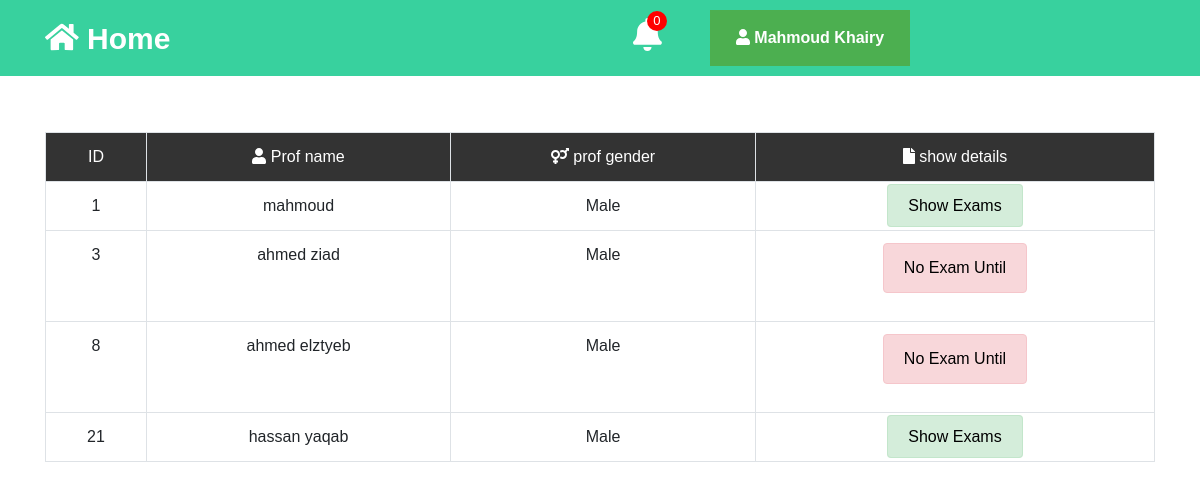
Page /exam.php (signed in) on the committed database.
### tables this page shows
CREATE TABLE `student` (
  `stu_id` int(11) NOT NULL,
  `ID` varchar(255) NOT NULL,
  `username` varchar(255) NOT NULL,
  `password` varchar(255) NOT NULL,
  `old_pass` varchar(255) NOT NULL,
  `last_up` varchar(255) NOT NULL,
  `gender` int(11) NOT NULL DEFAULT 0,
  `collge` int(11) NOT NULL DEFAULT 0,
  `level` int(11) NOT NULL,
  `address` varchar(255) NOT NULL,
  `mobile` varchar(255) NOT NULL,
  `creat_on` varchar(255) NOT NULL
);

CREATE TABLE `prof_student` (
  `prof_student_id` int(11) NOT NULL,
  `prof_id` int(11) NOT NULL,
  `stu_id` int(11) NOT NULL
);

CREATE TABLE `prof` (
  `prof_id` int(11) NOT NULL,
  `prof_name` varchar(255) NOT NULL,
  `prof_pass` varchar(255) NOT NULL,
  `gender` int(11) NOT NULL DEFAULT 0
);

### exam.php (the view, shortened to what this page needs)
<?php
include 'init.php';
if (isset($_SESSION["stu_id"]) && is_numeric($_SESSION["stu_id"])) {
    $stu_id = $_SESSION["stu_id"];
    $stmt = $con->prepare("SELECT * FROM student WHERE stu_id = ?");
    $stmt->execute(array($stu_id));
    $allinfo = $stmt->fetch();
    $stmt = $con->prepare("SELECT * FROM prof_student WHERE stu_id  = ?");
    $stmt->execute(array($stu_id));
    $allprof = $stmt->fetchAll();
    include $nav;
?>
    <div class="container">
        <div class="row">
            <div class="col-lg-12">
                <div class="allcou">
                    <table class="table table-bordered table_cou">
                        <tr>
                            <td>ID</td>
                            <td><i class="fa fa-user"></i> Prof name</td>
                            <td><i class="fas fa-venus-mars"></i> prof gender</td>
                            <td><i class="fas fa-file"></i> show details</td>
                        </tr>
                        <?php
                        foreach($allprof as $prof)
                        {
                            $stmt = $con->prepare("SELECT * FROM prof WHERE prof_id  = ?");
                            $stmt->execute(array($prof["prof_id"]));
                            $allinfoprof = $stmt->fetch();
                            $stmt = $con->prepare("SELECT * FROM online_exam WHERE prof_id = ? AND exam_status = ?");
                            $stmt->execute(array($prof["prof_id"],1));
                            $count = $stmt->rowCount();
                            ?>
                            <tr>
                                <td><?php echo $allinfoprof["prof_id"] ?></td>
                                <td><?php echo $allinfoprof["prof_name"] ?></td>
                                <td><?php if($allinfoprof["gender"] == 1){echo "Male";}else{echo "Female";} ?></td>
                                <td><?php if($count == 0){echo "<button  href='#' disable class='examshow alert alert-danger'>No Exam Until</button>" ;}else{echo "<a href='details_exam.php?prof_id=$allinfoprof[prof_id]' class='examshow alert alert-success'>Show Exams</a>";} ?></td>
                            </tr>
                            <?php
                        }
                        ?>
                    </table>
                </div>
            </div>
        </div>
    </div>
<?php
} else {
    header("location:loginstudent.php");
}

### include/template/nav.php (shortened to what this page needs)
<?php
include 'conn.php';
$stmt = $con->prepare("SELECT * FROM prof_student WHERE stu_id = ?");
$stmt->execute(array($_SESSION["stu_id"]));
$allprof_id = $stmt->fetchAll();
$x = 0;
foreach ($allprof_id as $prof_id) {
    $stmt = $con->prepare("SELECT * FROM `notification` WHERE con_status = 0 AND prof_id = ? AND std_id  = ?");
    $stmt->execute(array($prof_id["prof_id"] ,$_SESSION["stu_id"]));
    $count = $stmt->rowCount();
    $x = $x + $count;
}
?>
<nav class="navstudent">
    <div class="container">
        <div class="row">
            <div class="col-lg-6" style="font-size: 30px; color:#16b681;margin-top: 0.5%;">
                <a href="exam.php" class="exam"> <i class="fa fa-home"></i> Home </a>
            </div>
            <div class="col-lg-6">
                <div class="row">
                    <div class="col-lg-2">
                        <div class="dropmenu">
                            <div class="not"> <?php echo $x; ?> </div>
                            <div><i class="fas fa-bell"></i> </div>
                        </div>
                    </div>
                    <div class="col-lg-8">
                        <div class="dropdown">
                            <button class="dropbtn"> <i class="fa fa-user"></i> <b> <?php echo ucwords($allinfo["username"]); ?> </b></button>
                        </div>
                    </div>
                </div>
            </div>
        </div>
    </div>
</nav>

### include/template/layout/css/style.css (style rules this page uses)
* { padding: 0; margin: 0; box-sizing: border-box; }
body { font-family: 'Poppins', sans-serif; }
.navstudent { background-color: #38d19e; padding: 10px; color: #fff; }
.exam { color: #fff !important; font-weight: bold; transition: all 0.45s ease-in-out; }
.allcou { text-align: center; margin-top: 5%; }
table tr:first-of-type td { background-color: #333; color: #fff; }
a { color: #fff; }
.examshow { color: #000; }
.dropbtn { background-color: #4CAF50; color: white; padding: 16px; font-size: 16px; border: none; min-width: 200px; }
.dropdown { position: relative; display: inline-block; }
.navstudent .dropmenu, .navstudent .dropemail { margin-top: 1%; font-size: 33px; text-align: center; cursor: pointer; position: relative; }
.dropmenu .not, .dropemail .email { font-size: 13px; position: absolute; width: 20px; height: 20px; background-color: #f00; border-radius: 50%; left: 49%; top: 0; }

### rows in the picture
student: username "Mahmoud Khairy"
prof_student: prof.prof_id "1", prof.prof_name "mahmoud"
prof_student: prof.prof_id "3", prof.prof_name "ahmed ziad", shows "No Exam Until"
prof_student: prof.prof_id "8", prof.prof_name "ahmed elztyeb", shows "No Exam Until"
prof_student: prof.prof_id "21", prof.prof_name "hassan yaqab"

### other values in the picture
$x "0"
